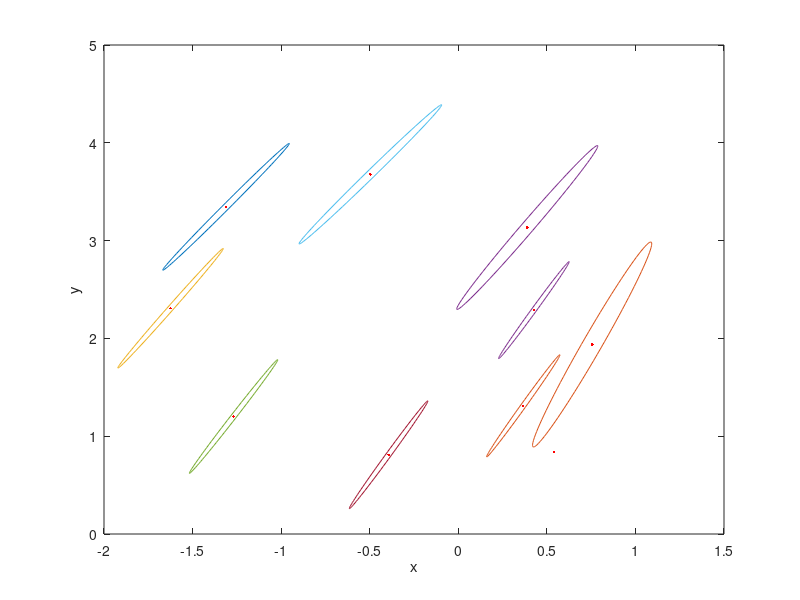

MATLAB code to generate this figure:

clear all;
clc;


T = 1;
phi = 0;

T_noise = 1;
phi_noise = 0;

control = [T; phi];
control_noise = [T_noise; phi_noise];

covar_pos = [1,0,0; 0,1,0; 0,0,1];
covar_cont = [0.01, 0; 0, 0.01];
Q = [0.5, 0; 0, 0.5];

%initially robot is moving in +x direction. 
mean_theta = 0;
mean_x = 0;
mean_y = 0;
mean_x_truth = 0;
mean_y_truth = 0;
mean_theta_truth = 0;

mean = [mean_x; mean_y; mean_theta];

lx = 5;
ly = 0;
lm2_x = 8;
lm2_y = 6;


%F = [1,0,0; 0,1,1; 0,0,1];  
%G = [1,0; 0,1; 0,1];
F(1,1) = 1;
F(1,2) = 0;
F(2,1) = 0;
F(2,2) = 1;
F(3,1) = 0;
F(3,2) = 0;
F(3,3) = 1;

G(3,1) = 0;
G(3,2) = 1;

%H(1,3) = 0;
%H(2,3) = 0;
%H(3,1) = 0;
%H(3,2) = 0;
%H(3,3) = 1;

I = eye(3,3);

for i = 1:10
    
    mean_x = mean(1,1);
    mean_y = mean(2,1);
    mean_theta = mean(3,1);
    
    mynoise = mvnrnd([0;0],covar_cont,1);
    control_noise = (mynoise') + control;
    
    T_noise = control_noise(1,1);
    phi_noise = control_noise(2,1);
    
    mean_x_truth = mean_x + T_noise*cos(phi_noise + mean_theta);
    mean_y_truth = mean_y + T_noise*sin(phi_noise + mean_theta);
    mean_theta_truth = phi_noise + mean_theta;
    
    zx_truth = (lx - mean_x_truth)*(lx - mean_x_truth);
    zy_truth = (ly - mean_y_truth)*(ly - mean_y_truth);
    zdist_truth = sqrt(zx_truth + zy_truth);
    ztheta_truth = atan((ly - mean_y_truth)/(lx - mean_x_truth)) - mean_theta_truth;
    ztruth = [zdist_truth; ztheta_truth];
    
    T = control(1,1);
    phi = control(1,1);
    
    F(1,3) = -T*sin(phi+mean_theta);
    F(2,3) = T*cos(phi+mean_theta);
    
    G(1,1) = cos(phi+mean_theta);
    G(1,2) = -T*sin(phi+mean_theta);
    G(2,1) = sin(phi+mean_theta);
    G(2,2) = T*cos(phi+mean_theta);
    
    mean_x = mean_x + T*cos(phi + mean_theta);
    mean_y = mean_y + T*sin(phi + mean_theta);
    mean_theta = phi + mean_theta;
    
    k1 = (lx - mean_x)*(lx - mean_x) + (ly - mean_y)*(ly - mean_y);
    k2 = (ly - mean_y)/(lx - mean_x);
    
    zx = (lx - mean_x)*(lx-mean_x);
    zy = (ly - mean_y)*(ly-mean_y);
    zdist = sqrt(lx+ly);
    ztheta = atan((ly - mean_y)/(lx - mean_x)) - mean_theta;
    z = [zdist; ztheta];
    
    H(1,1) = -sqrt(k1)*(lx - mean_x);
    H(1,2) = -sqrt(k1)*(ly - mean_y);
    H(1,3) = 0;
    H(2,1) = (1/(1+k2*k2))*(ly - mean_y)*(1/(lx - mean_x))*(1/(lx - mean_x));
    H(2,2) = (1/(1+k2*k2))*(-1)*(1/(lx - mean_x))*(ly - mean_y);
    H(2,3) = -1;
    %H(3,1) = 0;
    %H(3,2) = 0;
    %H(3,3) = 1;
    
    %mean_x = mean_x + 
    
    new_covar = F*covar_pos*(F') + G*covar_cont*(G')
    coavar_pos = new_covar;
    SSS=H*covar_pos*(H') + Q;
    
    k = covar_pos*(H')*inv(H*covar_pos*(H') + Q);
    
    mean = [mean_x; mean_y; mean_theta];
    mean = mean + k*(ztruth - z);
    covar_pos = (I - k*H)*covar_pos;
    

%ellipse
% Create some random data

s = mynoise;
%1x = randn(334,1);
%2y1 = normrnd(s(1).*x,1);
%3y2 = normrnd(s(2).*x,1);
%4data = [y1 y2];

% Calculate the eigenvectors and eigenvalues
%5covariance = cov(data);
%6[eigenvec, eigenval ] = eig(covariance);
[eigenvec, eigenval ] = eig(covar_pos);


% Get the index of the largest eigenvector
[largest_eigenvec_ind_c, r] = find(eigenval == max(max(eigenval)));
largest_eigenvec = eigenvec(:, largest_eigenvec_ind_c);

% Get the largest eigenvalue
largest_eigenval = max(max(eigenval));

% Get the smallest eigenvector and eigenvalue
if(largest_eigenvec_ind_c == 1)
    smallest_eigenval = max(eigenval(:,2))
    smallest_eigenvec = eigenvec(:,2);
else
    smallest_eigenval = max(eigenval(:,1))
    smallest_eigenvec = eigenvec(1,:);
end

% Calculate the angle between the x-axis and the largest eigenvector
angle = atan2(largest_eigenvec(2), largest_eigenvec(1));

% This angle is between -pi and pi.
% Let's shift it such that the angle is between 0 and 2pi
if(angle < 0)
    angle = angle + 2*pi;
end

% Get the coordinates of the data mean
%avg = mean(data);

% Get the 95% confidence interval error ellipse
chisquare_val = 2.4477;
theta_grid = linspace(0,2*pi);
phi = angle;
%11X0=avg(1);
X0=mean_x;
%22Y0=avg(2);
Y0=mean_y;
a=chisquare_val*sqrt(largest_eigenval);
b=chisquare_val*sqrt(smallest_eigenval);

% the ellipse in x and y coordinates 
ellipse_x_r  = a*cos( theta_grid );
ellipse_y_r  = b*sin( theta_grid );

%Define a rotation matrix
R = [ cos(phi) sin(phi); -sin(phi) cos(phi) ];

%let's rotate the ellipse to some angle phi
r_ellipse = [ellipse_x_r;ellipse_y_r]' * R;

% Draw the error ellipse
plot(r_ellipse(:,1) + X0,r_ellipse(:,2) + Y0,'-')

%plot(mean_x,mean_y,'*','r');
%hold on;
z= plot(mean_x,mean_y,'.');
set(z,'Color','red')
hold on;
hold on;

% Plot the original data
%plot(data(:,1), data(:,2), '.');
%mindata = min(min(data));
%maxdata = max(max(data));
%Xlim([mindata-3, maxdata+3]);
%Ylim([mindata-3, maxdata+3]);
%hold on;

% Plot the eigenvectors
%quiver(X0, Y0, largest_eigenvec(1)*sqrt(largest_eigenval), largest_eigenvec(2)*sqrt(largest_eigenval), '-m', 'LineWidth',2);
%quiver(X0, Y0, smallest_eigenvec(1)*sqrt(smallest_eigenval), smallest_eigenvec(2)*sqrt(smallest_eigenval), '-g', 'LineWidth',2);
%hold on;

% Set the axis labels
hXLabel = xlabel('x');
hYLabel = ylabel('y');
end




